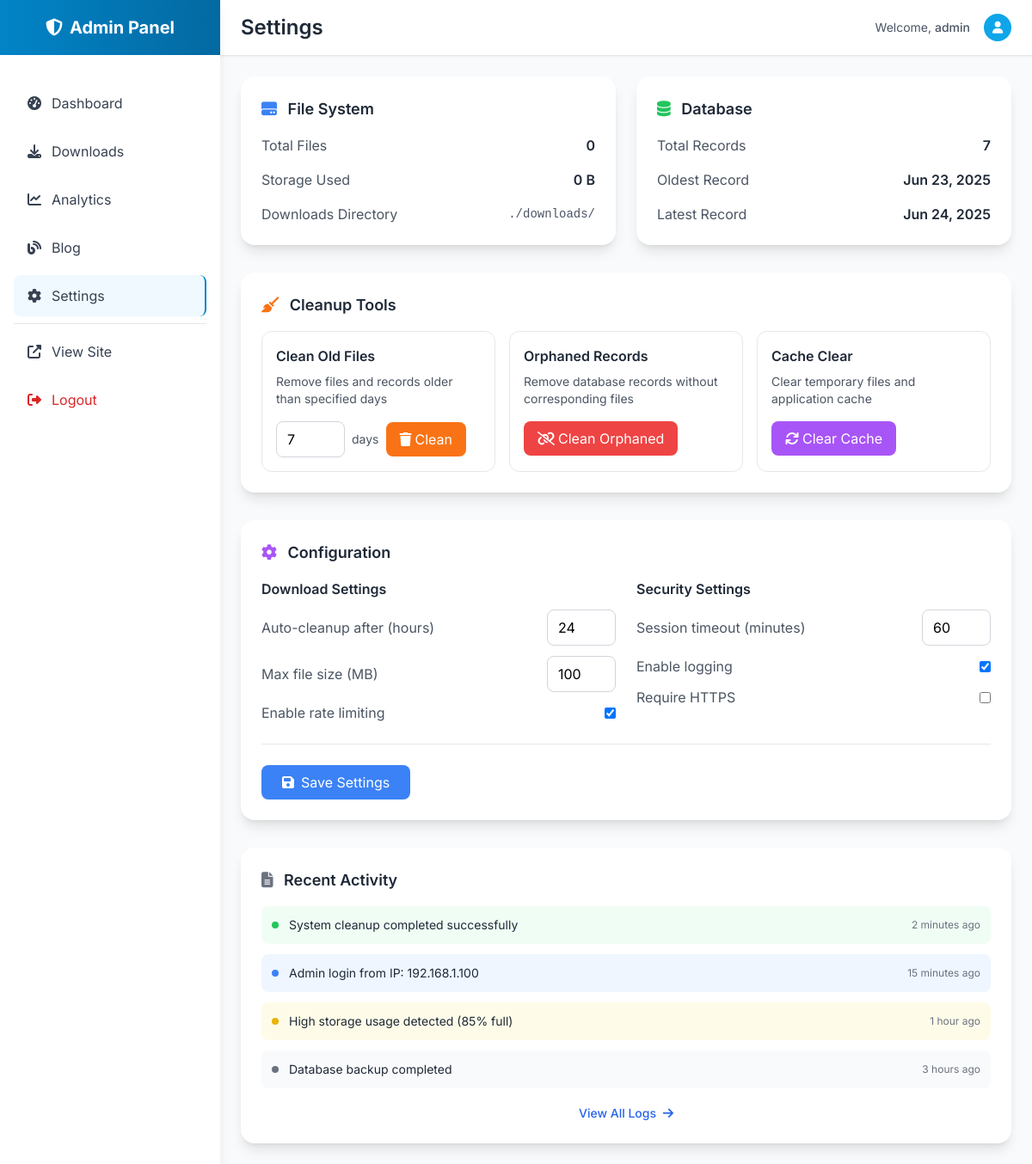
Page /admin/settings (signed in) on the earlier database version.
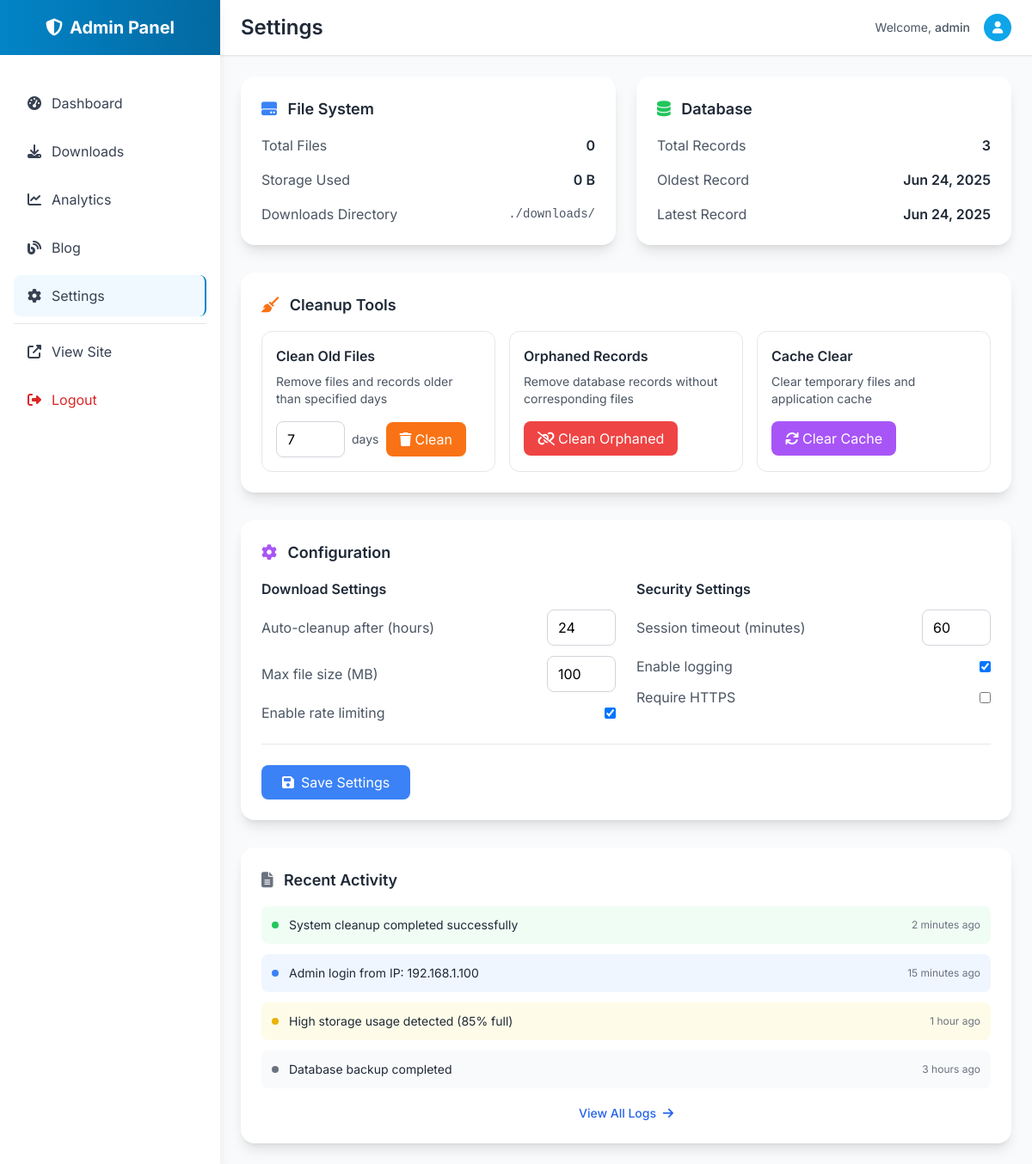
Same page on the later database version.
### utils.py (models this page shows)
class DownloadHistory(db.Model):
    __tablename__ = 'download_history'
    id = Column(Integer, primary_key=True)
    url = Column(String(500), nullable=False)
    platform = Column(String(50), nullable=False)
    filename = Column(String(255), nullable=False)
    file_path = Column(String(500), nullable=False)
    file_size = Column(BigInteger)
    media_type = Column(String(50))
    created_at = Column(DateTime, default=datetime.utcnow)

### admin.py (the view, shortened to what this page needs)
@app.route('/admin/settings')
@admin_required
def admin_settings():
    downloads_dir = 'downloads'
    total_files = 0
    total_size = 0
    db_stats = {
        'total_records': DownloadHistory.query.count(),
        'oldest_record': DownloadHistory.query.order_by(DownloadHistory.created_at).first(),
        'newest_record': DownloadHistory.query.order_by(desc(DownloadHistory.created_at)).first()
    }
    return render_template('admin/settings.html',
        total_files=total_files,
        total_size=format_file_size(total_size),
        db_stats=db_stats,
        format_file_size=format_file_size
    )

### admin.py (called while the page is built)
def admin_required(f):
    @wraps(f)
    def decorated_function(*args, **kwargs):
        if not session.get('admin_logged_in'):
            return redirect(url_for('admin_login'))
        return f(*args, **kwargs)
    return decorated_function

### utils.py (called while the page is built, shortened)
def format_file_size(size_bytes):
    if size_bytes == 0:
        return "0 B"

### templates/admin/settings.html (shortened to what this page needs)
{% extends "admin/base.html" %}
{% block page_title %}Settings{% endblock %}
{% block content %}
<div class="grid grid-cols-1 lg:grid-cols-2 gap-6 mb-8">
    <div class="bg-white rounded-2xl shadow-lg p-6">
        <h3 class="text-lg font-semibold text-gray-800 mb-4">
            <i class="fas fa-hdd text-blue-500 mr-2"></i>
            File System
        </h3>
        <div class="space-y-4">
            <div class="flex items-center justify-between">
                <span class="text-gray-600">Total Files</span>
                <span class="font-semibold text-gray-800">{{ total_files }}</span>
            </div>
            <div class="flex items-center justify-between">
                <span class="text-gray-600">Storage Used</span>
                <span class="font-semibold text-gray-800">{{ total_size }}</span>
            </div>
            <div class="flex items-center justify-between">
                <span class="text-gray-600">Downloads Directory</span>
                <span class="font-mono text-sm text-gray-600">./downloads/</span>
            </div>
        </div>
    </div>
    <div class="bg-white rounded-2xl shadow-lg p-6">
        <h3 class="text-lg font-semibold text-gray-800 mb-4">
            <i class="fas fa-database text-green-500 mr-2"></i>
            Database
        </h3>
        <div class="space-y-4">
            <div class="flex items-center justify-between">
                <span class="text-gray-600">Total Records</span>
                <span class="font-semibold text-gray-800">{{ db_stats.total_records }}</span>
            </div>
            {% if db_stats.oldest_record %}
            <div class="flex items-center justify-between">
                <span class="text-gray-600">Oldest Record</span>
                <span class="font-semibold text-gray-800">{{ db_stats.oldest_record.created_at.strftime('%b %d, %Y') }}</span>
            </div>
            {% endif %}
            {% if db_stats.newest_record %}
            <div class="flex items-center justify-between">
                <span class="text-gray-600">Latest Record</span>
                <span class="font-semibold text-gray-800">{{ db_stats.newest_record.created_at.strftime('%b %d, %Y') }}</span>
            </div>
            {% endif %}
        </div>
    </div>
</div>
<div class="bg-white rounded-2xl shadow-lg p-6 mb-8">
    <h3 class="text-lg font-semibold text-gray-800 mb-4">
        <i class="fas fa-broom text-orange-500 mr-2"></i>
        Cleanup Tools
    </h3>
    <div class="grid grid-cols-1 md:grid-cols-3 gap-4">
        <div class="border border-gray-200 rounded-xl p-4">
            <h4 class="font-semibold text-gray-800 mb-2">Clean Old Files</h4>
            <p class="text-sm text-gray-600 mb-4">Remove files and records older than specified days</p>
            <div class="flex items-center space-x-2">
                <input type="number" id="cleanupDays" value="7" min="1" max="365"
                       class="w-20 px-3 py-2 border border-gray-300 rounded-lg focus:border-blue-500 focus:ring-2 focus:ring-blue-200">
                <span class="text-sm text-gray-600">days</span>
                <button onclick="performCleanup()"
                        class="bg-orange-500 text-white px-4 py-2 rounded-lg hover:bg-orange-600 transition-colors">
                    <i class="fas fa-trash mr-1"></i>Clean
                </button>
            </div>
        </div>
        <div class="border border-gray-200 rounded-xl p-4">
            <h4 class="font-semibold text-gray-800 mb-2">Orphaned Records</h4>
            <p class="text-sm text-gray-600 mb-4">Remove database records without corresponding files</p>
            <button onclick="cleanOrphaned()"
                    class="bg-red-500 text-white px-4 py-2 rounded-lg hover:bg-red-600 transition-colors">
                <i class="fas fa-unlink mr-1"></i>Clean Orphaned
            </button>
        </div>
        <div class="border border-gray-200 rounded-xl p-4">
            <h4 class="font-semibold text-gray-800 mb-2">Cache Clear</h4>
            <p class="text-sm text-gray-600 mb-4">Clear temporary files and application cache</p>
            <button onclick="clearCache()"
                    class="bg-purple-500 text-white px-4 py-2 rounded-lg hover:bg-purple-600 transition-colors">
                <i class="fas fa-sync mr-1"></i>Clear Cache
            </button>
        </div>
    </div>
</div>
<div class="bg-white rounded-2xl shadow-lg p-6 mb-8">
    <h3 class="text-lg font-semibold text-gray-800 mb-4">
        <i class="fas fa-cog text-purple-500 mr-2"></i>
        Configuration
    </h3>
    <div class="grid grid-cols-1 md:grid-cols-2 gap-6">
        <div>
            <h4 class="font-semibold text-gray-800 mb-3">Download Settings</h4>
            <div class="space-y-3">
                <div class="flex items-center justify-between">
                    <label class="text-gray-600">Auto-cleanup after (hours)</label>
                    <input type="number" value="24" min="1" max="168"
                           class="w-20 px-3 py-2 border border-gray-300 rounded-lg focus:border-blue-500 focus:ring-2 focus:ring-blue-200">
                </div>
                <div class="flex items-center justify-between">
                    <label class="text-gray-600">Max file size (MB)</label>
                    <input type="number" value="100" min="1" max="1000"
                           class="w-20 px-3 py-2 border border-gray-300 rounded-lg focus:border-blue-500 focus:ring-2 focus:ring-blue-200">
                </div>
                <div class="flex items-center justify-between">
                    <label class="text-gray-600">Enable rate limiting</label>
                    <input type="checkbox" checked class="rounded">
                </div>
            </div>
        </div>
        <div>
            <h4 class="font-semibold text-gray-800 mb-3">Security Settings</h4>
            <div class="space-y-3">
                <div class="flex items-center justify-between">
                    <label class="text-gray-600">Session timeout (minutes)</label>
                    <input type="number" value="60" min="5" max="480"
                           class="w-20 px-3 py-2 border border-gray-300 rounded-lg focus:border-blue-500 focus:ring-2 focus:ring-blue-200">
                </div>
                <div class="flex items-center justify-between">
                    <label class="text-gray-600">Enable logging</label>
                    <input type="checkbox" checked class="rounded">
                </div>
                <div class="flex items-center justify-between">
                    <label class="text-gray-600">Require HTTPS</label>
                    <input type="checkbox" class="rounded">
                </div>
            </div>
        </div>
    </div>
    <div class="mt-6 pt-6 border-t border-gray-200">
        <button class="bg-blue-500 text-white px-6 py-2 rounded-lg hover:bg-blue-600 transition-colors">
            <i class="fas fa-save mr-2"></i>Save Settings
        </button>
    </div>
</div>
<div class="bg-white rounded-2xl shadow-lg p-6">
    <h3 class="text-lg font-semibold text-gray-800 mb-4">
        <i class="fas fa-file-alt text-gray-500 mr-2"></i>
        Recent Activity
    </h3>
    <div class="space-y-3">
        <div class="flex items-center justify-between p-3 bg-green-50 rounded-lg">
            <div class="flex items-center space-x-3">
                <div class="w-2 h-2 bg-green-500 rounded-full"></div>
                <span class="text-sm text-gray-800">System cleanup completed successfully</span>
            </div>
            <span class="text-xs text-gray-500">2 minutes ago</span>
        </div>
        <div class="flex items-center justify-between p-3 bg-blue-50 rounded-lg">
            <div class="flex items-center space-x-3">
                <div class="w-2 h-2 bg-blue-500 rounded-full"></div>
                <span class="text-sm text-gray-800">Admin login from IP: 192.168.1.100</span>
            </div>
            <span class="text-xs text-gray-500">15 minutes ago</span>
        </div>
        <div class="flex items-center justify-between p-3 bg-yellow-50 rounded-lg">
            <div class="flex items-center space-x-3">
                <div class="w-2 h-2 bg-yellow-500 rounded-full"></div>
                <span class="text-sm text-gray-800">High storage usage detected (85% full)</span>
            </div>
            <span class="text-xs text-gray-500">1 hour ago</span>
        </div>
        <div class="flex items-center justify-between p-3 bg-gray-50 rounded-lg">
            <div class="flex items-center space-x-3">
                <div class="w-2 h-2 bg-gray-500 rounded-full"></div>
                <span class="text-sm text-gray-800">Database backup completed</span>
            </div>
            <span class="text-xs text-gray-500">3 hours ago</span>
        </div>
    </div>
    <div class="mt-4 text-center">
        <button class="text-blue-600 hover:text-blue-800 text-sm font-medium">
            View All Logs <i class="fas fa-arrow-right ml-1"></i>
        </button>
    </div>
</div>
{% endblock %}

### templates/admin/base.html (shortened to what this page needs)
<!DOCTYPE html>
<html lang="en" class="scroll-smooth">
<head>
    <script src="https://cdn.tailwindcss.com"></script>
    <link rel="stylesheet" href="https://cdnjs.cloudflare.com/ajax/libs/font-awesome/6.4.0/css/all.min.css">
</head>
<body class="bg-gray-50 font-sans">
    <div class="fixed inset-y-0 left-0 z-50 w-64 bg-white shadow-lg transform -translate-x-full lg:translate-x-0 transition-transform duration-300" id="sidebar">
        <div class="flex items-center justify-center h-16 bg-gradient-to-r from-admin-600 to-admin-700">
            <h1 class="text-white text-xl font-bold">
                <i class="fas fa-shield-alt mr-2"></i>Admin Panel
            </h1>
        </div>
        <nav class="mt-8">
            <div class="px-4 space-y-2">
                <a href="{{ url_for('admin_dashboard') }}" class="flex items-center px-4 py-3 text-gray-700 rounded-lg hover:bg-admin-50 hover:text-admin-600 transition-colors duration-200 ">
                    <i class="fas fa-tachometer-alt mr-3"></i>
                    Dashboard
                </a>
                <a href="{{ url_for('admin_downloads') }}" class="flex items-center px-4 py-3 text-gray-700 rounded-lg hover:bg-admin-50 hover:text-admin-600 transition-colors duration-200 ">
                    <i class="fas fa-download mr-3"></i>
                    Downloads
                </a>
                <a href="{{ url_for('admin_analytics') }}" class="flex items-center px-4 py-3 text-gray-700 rounded-lg hover:bg-admin-50 hover:text-admin-600 transition-colors duration-200 ">
                    <i class="fas fa-chart-line mr-3"></i>
                    Analytics
                </a>
                <a href="{{ url_for('admin_blog') }}" class="flex items-center px-4 py-3 text-gray-700 rounded-lg hover:bg-admin-50 hover:text-admin-600 transition-colors duration-200 ">
                    <i class="fas fa-blog mr-3"></i>
                    Blog
                </a>
                <a href="{{ url_for('admin_settings') }}" class="flex items-center px-4 py-3 text-gray-700 rounded-lg hover:bg-admin-50 hover:text-admin-600 transition-colors duration-200 {% if request.endpoint == 'admin_settings' %}bg-admin-50 text-admin-600 border-r-2 border-admin-600{% endif %}">
                    <i class="fas fa-cog mr-3"></i>
                    Settings
                </a>
                <div class="border-t border-gray-200 my-4"></div>
                <a href="{{ url_for('index') }}" class="flex items-center px-4 py-3 text-gray-700 rounded-lg hover:bg-gray-100 transition-colors duration-200" target="_blank">
                    <i class="fas fa-external-link-alt mr-3"></i>
                    View Site
                </a>
                <a href="{{ url_for('admin_logout') }}" class="flex items-center px-4 py-3 text-red-600 rounded-lg hover:bg-red-50 transition-colors duration-200">
                    <i class="fas fa-sign-out-alt mr-3"></i>
                    Logout
                </a>
            </div>
        </nav>
    </div>
    <div class="lg:ml-64">
        <header class="bg-white shadow-sm border-b border-gray-200">
            <div class="flex items-center justify-between px-6 py-4">
                <div class="flex items-center">
                    <h2 class="ml-4 lg:ml-0 text-2xl font-semibold text-gray-800">
                        {% block page_title %}Dashboard{% endblock %}
                    </h2>
                </div>
                <div class="flex items-center space-x-4">
                    <div class="text-sm text-gray-600">
                        Welcome, <span class="font-medium">{{ session.admin_username }}</span>
                    </div>
                    <div class="w-8 h-8 bg-admin-500 rounded-full flex items-center justify-center">
                        <i class="fas fa-user text-white text-sm"></i>
                    </div>
                </div>
            </div>
        </header>
        <main class="p-6">
            {% block content %}{% endblock %}
        </main>
    </div>
</body>
</html>

Differences in the rows shown:
removed DownloadHistory: oldest_record.created_at "Jun 23, 2025"
added DownloadHistory: oldest_record.created_at "Jun 24, 2025"
Other differences:
{{ db_stats.total_records }}: "7" → "3"
